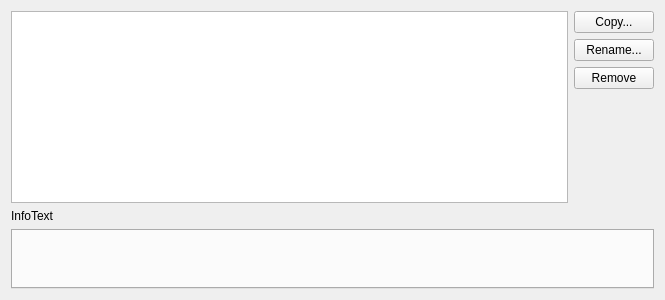
<?xml version="1.0" encoding="UTF-8"?>
<ui version="4.0">
 <class>CppTools::ClangDiagnosticConfigsWidget</class>
 <widget class="QWidget" name="CppTools::ClangDiagnosticConfigsWidget">
  <property name="geometry">
   <rect>
    <x>0</x>
    <y>0</y>
    <width>665</width>
    <height>300</height>
   </rect>
  </property>
  <property name="windowTitle">
   <string/>
  </property>
  <layout class="QVBoxLayout" name="verticalLayout_2">
   <item>
    <layout class="QHBoxLayout" name="horizontalLayout_3">
     <item>
      <widget class="QTreeView" name="configsView"/>
     </item>
     <item>
      <layout class="QVBoxLayout" name="verticalLayout_3">
       <item>
        <widget class="QPushButton" name="copyButton">
         <property name="text">
          <string>Copy...</string>
         </property>
        </widget>
       </item>
       <item>
        <widget class="QPushButton" name="renameButton">
         <property name="text">
          <string>Rename...</string>
         </property>
        </widget>
       </item>
       <item>
        <widget class="QPushButton" name="removeButton">
         <property name="text">
          <string>Remove</string>
         </property>
        </widget>
       </item>
       <item>
        <spacer name="verticalSpacer">
         <property name="orientation">
          <enum>Qt::Vertical</enum>
         </property>
         <property name="sizeHint" stdset="0">
          <size>
           <width>20</width>
           <height>40</height>
          </size>
         </property>
        </spacer>
       </item>
      </layout>
     </item>
    </layout>
   </item>
   <item>
    <layout class="QVBoxLayout" name="verticalLayout">
     <item>
      <widget class="Utils::InfoLabel" name="infoLabel">
       <property name="text">
        <string>InfoText</string>
       </property>
      </widget>
     </item>
     <item>
      <widget class="QTabWidget" name="tabWidget"/>
     </item>
    </layout>
   </item>
  </layout>
 </widget>
 <customwidgets>
  <customwidget>
   <class>Utils::InfoLabel</class>
   <extends>QLabel</extends>
   <header location="global">utils/infolabel.h</header>
  </customwidget>
 </customwidgets>
 <resources/>
 <connections/>
</ui>
